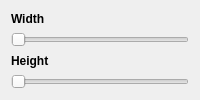
                <widget class="QWidget" name="resize">
                 <layout class="QVBoxLayout" name="verticalLayout_33">
                  <item>
                   <layout class="QVBoxLayout" name="resizeLayout" stretch="10,10,10,10">
                    <item>
                     <widget class="QLabel" name="label_16">
                      <property name="font">
                       <font>
                        <family>Segoe UI</family>
                        <pointsize>9</pointsize>
                        <bold>true</bold>
                       </font>
                      </property>
                      <property name="text">
                       <string>Width</string>
                      </property>
                     </widget>
                    </item>
                    <item>
                     <widget class="QSlider" name="width_resize">
                      <property name="orientation">
                       <enum>Qt::Horizontal</enum>
                      </property>
                     </widget>
                    </item>
                    <item>
                     <widget class="QLabel" name="label_17">
                      <property name="font">
                       <font>
                        <family>Segoe UI</family>
                        <pointsize>9</pointsize>
                        <bold>true</bold>
                       </font>
                      </property>
                      <property name="text">
                       <string>Height</string>
                      </property>
                     </widget>
                    </item>
                    <item>
                     <widget class="QSlider" name="height_resize">
                      <property name="orientation">
                       <enum>Qt::Horizontal</enum>
                      </property>
                     </widget>
                    </item>
                   </layout>
                  </item>
                 </layout>
                </widget>
